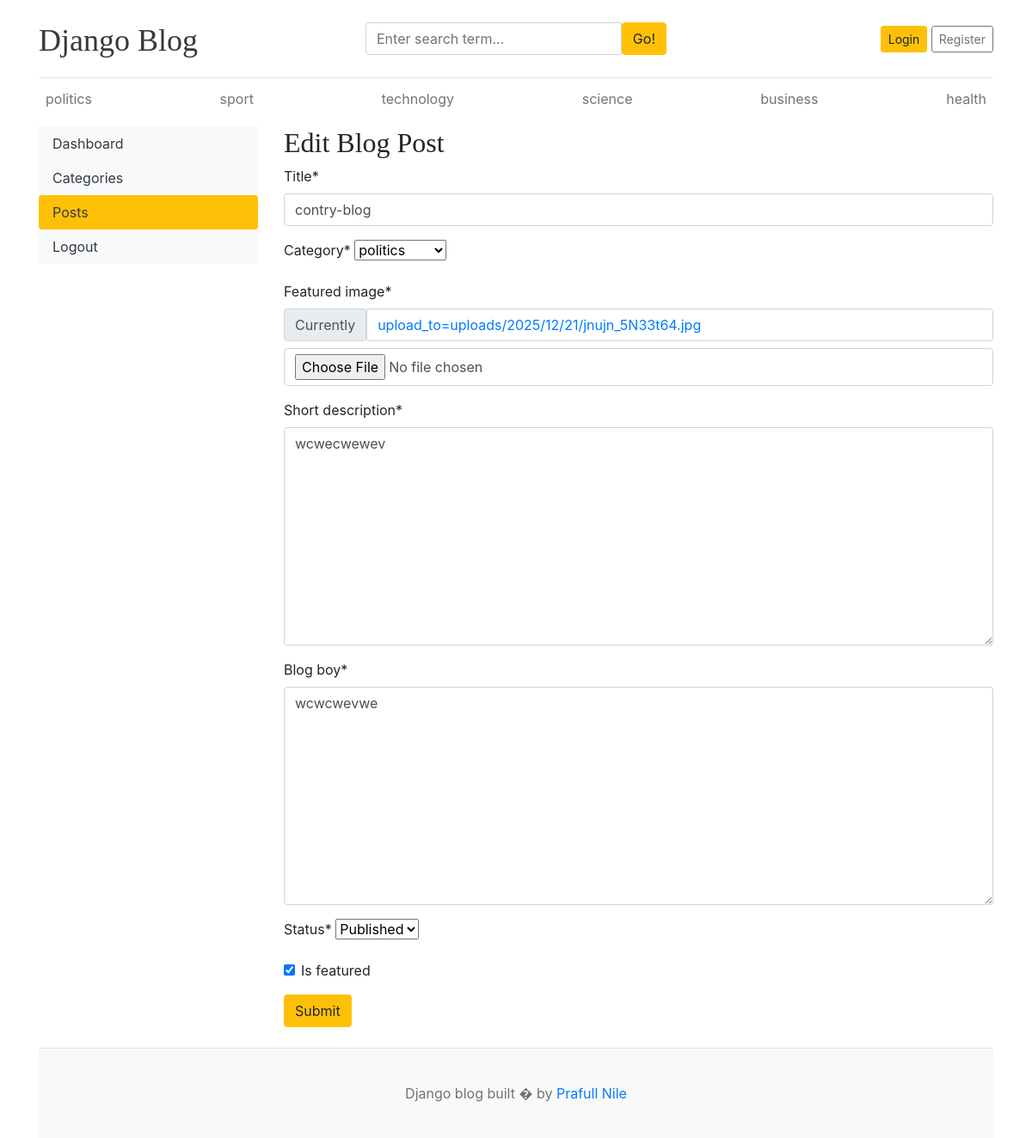
Before: /dashboard/posts/edit/2/ with the older database file.
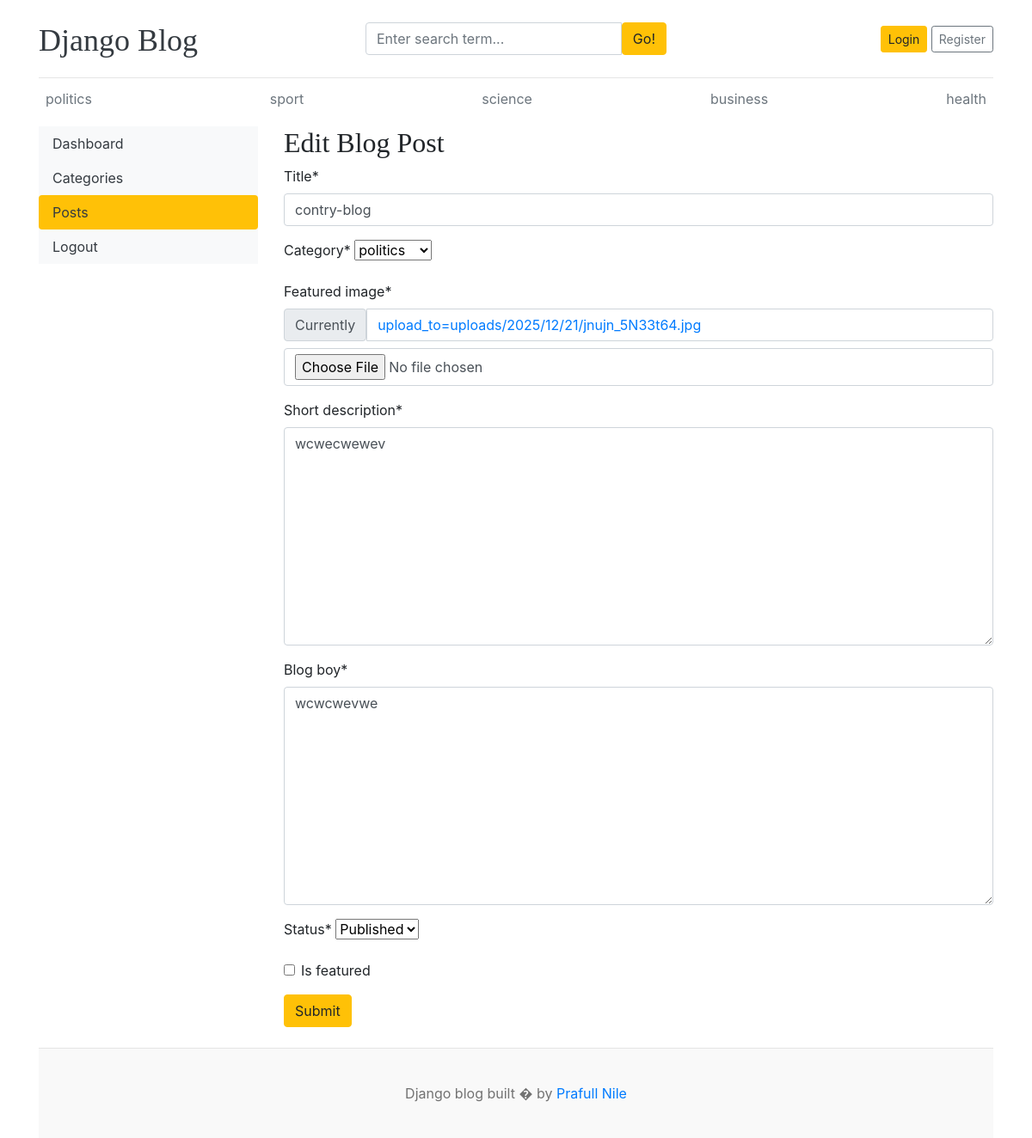
After: the same page with the newer database file.
### blog/models.py (models this page shows, shortened)
class category(models.Model):
    category_name=models.CharField(max_length=100)
    created_at=models.DateTimeField(auto_now_add=True)
    updated_at=models.DateTimeField(auto_now=True)
    class Meta:
        verbose_name_plural = "Categories"
    def __str__(self):
        return self.category_name

class blog(models.Model):
    title=models.CharField(max_length=100)
    slug=models.SlugField(max_length=100)
    category=models.ForeignKey(category,on_delete=models.CASCADE)
    author=models.ForeignKey(User,on_delete=models.CASCADE)
    featured_image=models.ImageField(upload_to='uploads/%Y/%m/%d')
    short_description=models.TextField(max_length=500)
    blog_boy=models.TextField(max_length=2000)
    status=models.CharField(max_length=20, choices= STATUS_CHOICES,default='Draft')
    is_featured=models.BooleanField(default=False)
    created_at=models.DateTimeField(auto_now_add=True)
    updated_at=models.DateTimeField(auto_now_add=True)

### dashboards/views.py (the view, shortened to what this page needs)
# urls.py: path('posts/edit/<int:pk>/',views.edit_post,name='edit_post'),
def edit_post(request,pk):
    post = get_object_or_404(blog, pk=pk)
    form = BlogPostForm(instance=post)
    context = {
        'form':form,
        'post':post,
    }
    return render(request,'dashboard/edit_post.html',context)

### dashboards/forms.py
class BlogPostForm(forms.ModelForm):
    class Meta:
        model = blog
        fields =('title','category' ,'featured_image','short_description','blog_boy','status','is_featured')

### blog/context_processors.py (called while the page is built)
def get_categories(request):
    categories = category.objects.all()
    return dict(categories=categories)

def get_social_links(request):
    social_links = SocialLink.objects.all()
    return dict(social_links=social_links)

### templates/dashboard/edit_post.html (shortened to what this page needs)
{% extends 'base.html' %}
{% block content %}
{% load crispy_forms_tags %}
<div class="row">
{% include 'dashboard/sidebar.html' %}
  <div class="col-md-9">
    <h2>Edit Blog Post</h2>
<form action="{% url 'edit_post' post.id %}" method="POST" enctype="multipart/form-data">
  {{ form | crispy }}
      <button type="submit" class="btn btn-warning">Submit</button>
    </form>
    <br>
  </div>
</div>
{% endblock %}

### templates/base.html (shortened to what this page needs)
{% load static %}
<!DOCTYPE html>
<html lang="en">
<head>
    <link href="https://getbootstrap.com/docs/4.0/dist/css/bootstrap.min.css" rel="stylesheet">
    <link href="{% static 'css/blog.css' %}" rel="stylesheet">
    <link rel="stylesheet" href="https://cdnjs.cloudflare.com/ajax/libs/font-awesome/4.7.0/css/font-awesome.min.css">
</head>
    <body class="container">
      <header class="blog-header py-3">
        <div class="row flex-nowrap justify-content-between align-items-center">
          <div class="col-4 pt-1">
            <a class="blog-header-logo text-dark" href="/">Django Blog</a>
          </div>
            <div class="col-4">
                <form action="{% url 'search' %}" method="GET" >
                    <div class="input-group">
                        <input class="form-control" name="keyword" type="text" placeholder="Enter search term..." aria-label="Enter search term..." aria-describedby="button-search" />
                        <button type="submit" class="btn btn-warning" id="button-search" >Go!</button>
                    </div>
                </form>
            </div>
          <div class="col-4 d-flex justify-content-end align-items-center">
              {% if not user.is_authenticated %}
            <a class="btn btn-sm btn-warning" href="{% url 'login'%}">Login</a> &nbsp;
            <a class="btn btn-sm btn-outline-secondary" href="{% url 'register' %}">Register</a>
              {% else %}
              <span><a href="{%  url 'dashboard' %}">Dashboard</a></span>
              &emsp;
              <span><a href="{% url 'logout'%}">Logout</a></span>
              {% endif%}
          </div>
        </div>
      </header>
      <div class="nav-scroller py-1 mb-2">
        <nav class="nav d-flex justify-content-between">
          {% for cat in categories %}
          <a class="p-2 text-muted" href="{% url 'posts_by_category' cat.id %}">{{cat.category_name}}</a>
          {% endfor %}
        </nav>
      </div>
{% block content %}
{% endblock %}
        <footer class="blog-footer">
  <p>Django blog built  � by <a href="#">Prafull Nile</a></p>
</footer>
    </body>
</html>

Changed rows visible on the page:
removed category: category_name "technology"
changed blog "contry-blog": is_featured "☑" → "☐"
